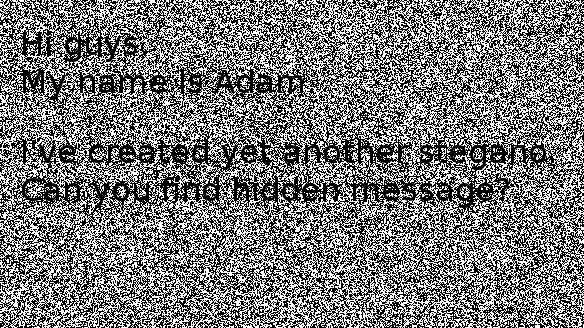
#> input picture 2019/SECCON CTF quals/Sandstorm/imgs/sandstorm.png, 584 x 328 px
$ python subimage.py
#> lines starting #> are read from the running program, lines starting #| are printed output that depends on the picture
#!/usr/bin/env python3
from PIL import Image

orig = Image.open('imgs/sandstorm.png')
#> orig is the input picture: PIL image 584x328 RGBA; mean R, G, B, A 121.3, 121.3, 121.3, 255
pixelMap = orig.load()

for level in range(1, 8):

    img = Image.new(orig.mode, orig.size)
    pixelsNew = img.load()
    for block_i in range(0, img.size[0]//8):
        for block_j in range(0, img.size[1]//8):
            for i in range(8):
                for j in range(8):
                    idx_i = block_i*8+i
                    idx_j = block_j*8+j
                    if level == 1:
                        if j == 0 and i == 0:
                            pixelsNew[idx_i,idx_j] = pixelMap[idx_i,idx_j]
                        else: pixelsNew[idx_i,idx_j] = (0,0,0,255)
                    elif level == 2:
                        if j == 0 and (i == 4 or i == 0):
                            pixelsNew[idx_i,idx_j] = pixelMap[idx_i,idx_j]
                        else: pixelsNew[idx_i,idx_j] = (0,0,0,255)
                    elif level == 3:
                        if j % 4 == 0 and i % 4 == 0:
                            pixelsNew[idx_i,idx_j] = pixelMap[idx_i,idx_j]
                        else: pixelsNew[idx_i,idx_j] = (0,0,0,255)
                    elif level == 4:
                        if j % 4 == 0 and i % 2 == 0:
                            pixelsNew[idx_i,idx_j] = pixelMap[idx_i,idx_j]
                        else: pixelsNew[idx_i,idx_j] = (0,0,0,255)
                    elif level == 5:
                        if j % 2 == 0 and i % 2 == 0:
                            pixelsNew[idx_i,idx_j] = pixelMap[idx_i,idx_j]
                        else: pixelsNew[idx_i,idx_j] = (0,0,0,255)
                    elif level == 6:
                        if j % 2 == 0:
                            pixelsNew[idx_i,idx_j] = pixelMap[idx_i,idx_j]
                        else: pixelsNew[idx_i,idx_j] = (0,0,0,255)
                    else:
                        pixelsNew[idx_i,idx_j] = pixelMap[idx_i,idx_j]

    img.save('imgs/level'+str(level)+'.png')
#> this loop made 7 passes
#> pass 1, `img.save('imgs/level'+str(level)+'.png')`:
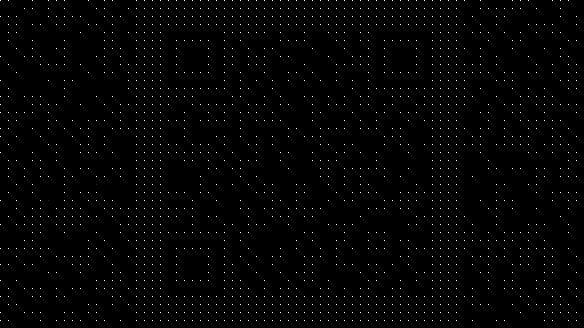
#> saved as level1.png: PIL image 584x328 RGBA; mean R, G, B, A 2.3, 2.3, 2.3, 255
#> pass 2, `img.save('imgs/level'+str(level)+'.png')`:
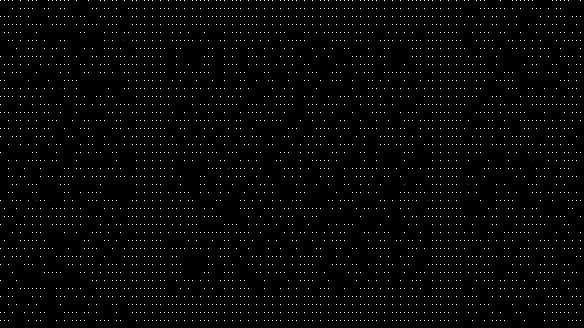
#> saved as level2.png: PIL image 584x328 RGBA; mean R, G, B, A 4.1, 4.1, 4.1, 255
    #img.show()
